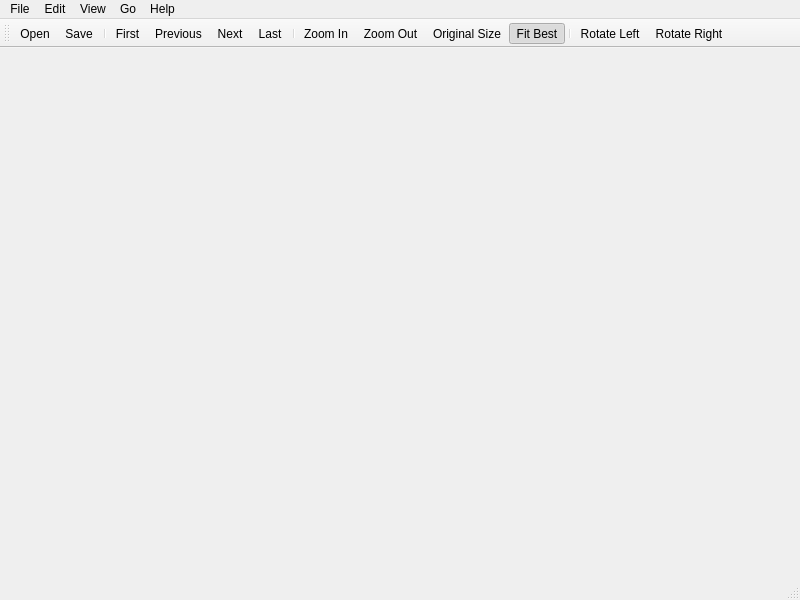
<?xml version="1.0" encoding="UTF-8"?>
<ui version="4.0">
 <class>MainWindow</class>
 <widget class="QMainWindow" name="MainWindow">
  <property name="geometry">
   <rect>
    <x>0</x>
    <y>0</y>
    <width>800</width>
    <height>600</height>
   </rect>
  </property>
  <property name="acceptDrops">
   <bool>true</bool>
  </property>
  <property name="windowTitle">
   <string>CompVis - v0.1 beta</string>
  </property>
  <property name="windowIcon">
   <iconset resource="../res/res.qrc">
    <normaloff>:/icon/appicon.png</normaloff>:/icon/appicon.png</iconset>
  </property>
  <widget class="QWidget" name="centralwidget">
   <layout class="QGridLayout" name="gridLayout">
    <item row="0" column="0">
     <widget class="QWidget" name="widget" native="true">
      <property name="acceptDrops">
       <bool>false</bool>
      </property>
     </widget>
    </item>
   </layout>
  </widget>
  <widget class="QMenuBar" name="menubar">
   <property name="geometry">
    <rect>
     <x>0</x>
     <y>0</y>
     <width>800</width>
     <height>29</height>
    </rect>
   </property>
   <widget class="QMenu" name="menuFile">
    <property name="title">
     <string>File</string>
    </property>
    <addaction name="actionOpen"/>
    <addaction name="separator"/>
    <addaction name="actionSave"/>
    <addaction name="actionSaveAs"/>
    <addaction name="separator"/>
    <addaction name="actionQuit"/>
   </widget>
   <widget class="QMenu" name="menuEdit">
    <property name="title">
     <string>Edit</string>
    </property>
    <addaction name="actionUndo"/>
    <addaction name="actionRedo"/>
   </widget>
   <widget class="QMenu" name="menuView">
    <property name="title">
     <string>View</string>
    </property>
    <addaction name="actionToolbar"/>
    <addaction name="actionStatusbar"/>
    <addaction name="separator"/>
    <addaction name="actionZoomIn"/>
    <addaction name="actionZoomOut"/>
    <addaction name="actionZoomOriginal"/>
    <addaction name="actionFitBest"/>
   </widget>
   <widget class="QMenu" name="menuHelp">
    <property name="title">
     <string>Help</string>
    </property>
    <addaction name="actionAbout"/>
   </widget>
   <widget class="QMenu" name="menuGo">
    <property name="title">
     <string>Go</string>
    </property>
    <addaction name="actionNext"/>
    <addaction name="actionPrevious"/>
    <addaction name="actionFirst"/>
    <addaction name="actionLast"/>
   </widget>
   <addaction name="menuFile"/>
   <addaction name="menuEdit"/>
   <addaction name="menuView"/>
   <addaction name="menuGo"/>
   <addaction name="menuHelp"/>
  </widget>
  <widget class="QStatusBar" name="statusbar"/>
  <widget class="QToolBar" name="toolBar">
   <property name="windowTitle">
    <string>toolBar</string>
   </property>
   <property name="toolButtonStyle">
    <enum>Qt::ToolButtonIconOnly</enum>
   </property>
   <attribute name="toolBarArea">
    <enum>TopToolBarArea</enum>
   </attribute>
   <attribute name="toolBarBreak">
    <bool>false</bool>
   </attribute>
   <addaction name="actionOpen"/>
   <addaction name="actionSave"/>
   <addaction name="separator"/>
   <addaction name="actionFirst"/>
   <addaction name="actionPrevious"/>
   <addaction name="actionNext"/>
   <addaction name="actionLast"/>
   <addaction name="separator"/>
   <addaction name="actionZoomIn"/>
   <addaction name="actionZoomOut"/>
   <addaction name="actionZoomOriginal"/>
   <addaction name="actionFitBest"/>
   <addaction name="separator"/>
   <addaction name="actionRotateLeft"/>
   <addaction name="actionRotateRight"/>
  </widget>
  <action name="actionOpen">
   <property name="icon">
    <iconset resource="../res/res.qrc">
     <normaloff>:/icon/open.png</normaloff>:/icon/open.png</iconset>
   </property>
   <property name="text">
    <string>Open</string>
   </property>
   <property name="shortcut">
    <string>Ctrl+O</string>
   </property>
  </action>
  <action name="actionQuit">
   <property name="text">
    <string>Quit</string>
   </property>
   <property name="shortcut">
    <string>Ctrl+Q</string>
   </property>
  </action>
  <action name="actionAbout">
   <property name="text">
    <string>About</string>
   </property>
  </action>
  <action name="actionUndo">
   <property name="text">
    <string>Undo</string>
   </property>
   <property name="shortcut">
    <string>Ctrl+Z</string>
   </property>
  </action>
  <action name="actionRedo">
   <property name="text">
    <string>Redo</string>
   </property>
   <property name="shortcut">
    <string>Ctrl+Shift+Z</string>
   </property>
  </action>
  <action name="actionNext">
   <property name="icon">
    <iconset resource="../res/res.qrc">
     <normaloff>:/icon/24x24/go-next.png</normaloff>:/icon/24x24/go-next.png</iconset>
   </property>
   <property name="text">
    <string>Next</string>
   </property>
   <property name="shortcut">
    <string>Right</string>
   </property>
  </action>
  <action name="actionPrevious">
   <property name="icon">
    <iconset resource="../res/res.qrc">
     <normaloff>:/icon/24x24/go-previous.png</normaloff>:/icon/24x24/go-previous.png</iconset>
   </property>
   <property name="text">
    <string>Previous</string>
   </property>
   <property name="shortcut">
    <string>Left</string>
   </property>
  </action>
  <action name="actionZoomIn">
   <property name="checkable">
    <bool>false</bool>
   </property>
   <property name="icon">
    <iconset resource="../res/res.qrc">
     <normaloff>:/icon/24x24/zoom-in.png</normaloff>:/icon/24x24/zoom-in.png</iconset>
   </property>
   <property name="text">
    <string>Zoom In</string>
   </property>
   <property name="iconText">
    <string>Zoom In</string>
   </property>
   <property name="shortcut">
    <string>Ctrl++</string>
   </property>
  </action>
  <action name="actionZoomOut">
   <property name="checkable">
    <bool>false</bool>
   </property>
   <property name="icon">
    <iconset resource="../res/res.qrc">
     <normaloff>:/icon/24x24/zoom-original.png</normaloff>:/icon/24x24/zoom-original.png</iconset>
   </property>
   <property name="text">
    <string>Zoom Out</string>
   </property>
   <property name="shortcut">
    <string>Ctrl+-</string>
   </property>
  </action>
  <action name="actionFitBest">
   <property name="checkable">
    <bool>true</bool>
   </property>
   <property name="checked">
    <bool>true</bool>
   </property>
   <property name="icon">
    <iconset resource="../res/res.qrc">
     <normaloff>:/icon/24x24/zoom-fit-best.png</normaloff>:/icon/24x24/zoom-fit-best.png</iconset>
   </property>
   <property name="text">
    <string>Fit Best</string>
   </property>
   <property name="shortcut">
    <string>F</string>
   </property>
  </action>
  <action name="actionZoomOriginal">
   <property name="checkable">
    <bool>true</bool>
   </property>
   <property name="icon">
    <iconset resource="../res/res.qrc">
     <normaloff>:/icon/24x24/zoom-original.png</normaloff>:/icon/24x24/zoom-original.png</iconset>
   </property>
   <property name="text">
    <string>Original Size</string>
   </property>
   <property name="shortcut">
    <string>Ctrl+1</string>
   </property>
  </action>
  <action name="actionRotateRight">
   <property name="icon">
    <iconset resource="../res/res.qrc">
     <normaloff>:/icon/24x24/object-rotate-right.png</normaloff>:/icon/24x24/object-rotate-right.png</iconset>
   </property>
   <property name="text">
    <string>Rotate Right</string>
   </property>
  </action>
  <action name="actionRotateLeft">
   <property name="icon">
    <iconset resource="../res/res.qrc">
     <normaloff>:/icon/24x24/object-rotate-left.png</normaloff>:/icon/24x24/object-rotate-left.png</iconset>
   </property>
   <property name="text">
    <string>Rotate Left</string>
   </property>
  </action>
  <action name="actionToolbar">
   <property name="checkable">
    <bool>true</bool>
   </property>
   <property name="checked">
    <bool>true</bool>
   </property>
   <property name="text">
    <string>Toolbar</string>
   </property>
  </action>
  <action name="actionStatusbar">
   <property name="checkable">
    <bool>true</bool>
   </property>
   <property name="checked">
    <bool>true</bool>
   </property>
   <property name="text">
    <string>Statusbar</string>
   </property>
  </action>
  <action name="actionFirst">
   <property name="icon">
    <iconset resource="../res/res.qrc">
     <normaloff>:/icon/24x24/go-first.png</normaloff>:/icon/24x24/go-first.png</iconset>
   </property>
   <property name="text">
    <string>First</string>
   </property>
   <property name="shortcut">
    <string>Home</string>
   </property>
  </action>
  <action name="actionLast">
   <property name="icon">
    <iconset resource="../res/res.qrc">
     <normaloff>:/icon/24x24/go-last.png</normaloff>:/icon/24x24/go-last.png</iconset>
   </property>
   <property name="text">
    <string>Last</string>
   </property>
   <property name="shortcut">
    <string>End</string>
   </property>
  </action>
  <action name="actionSave">
   <property name="icon">
    <iconset resource="../res/res.qrc">
     <normaloff>:/icon/save.png</normaloff>:/icon/save.png</iconset>
   </property>
   <property name="text">
    <string>Save</string>
   </property>
   <property name="shortcut">
    <string>Ctrl+S</string>
   </property>
  </action>
  <action name="actionSaveAs">
   <property name="text">
    <string>SaveAs</string>
   </property>
   <property name="shortcut">
    <string>Ctrl+Shift+S</string>
   </property>
  </action>
 </widget>
 <resources>
  <include location="../res/res.qrc"/>
 </resources>
 <connections>
  <connection>
   <sender>actionQuit</sender>
   <signal>triggered()</signal>
   <receiver>MainWindow</receiver>
   <slot>close()</slot>
   <hints>
    <hint type="sourcelabel">
     <x>-1</x>
     <y>-1</y>
    </hint>
    <hint type="destinationlabel">
     <x>399</x>
     <y>299</y>
    </hint>
   </hints>
  </connection>
 </connections>
</ui>
